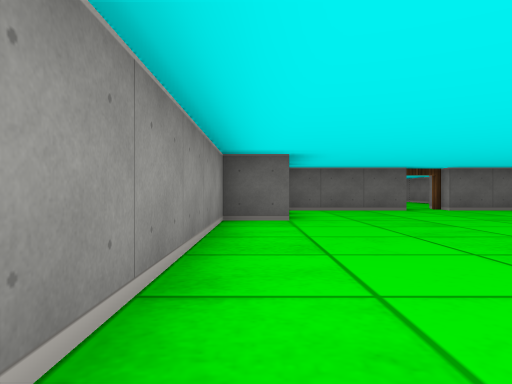
View 1 (above)

24 first-person views from a walk through a cub3D ray-caster map. The camera is about half as high as the walls, looks level and sees 70° across. The floor is counted in squares. Each view is taken from the middle of a square. On the plan, view 1 faces up. The plan holds only what a view shows up to about 9 squares ahead; the rest is blank. The place goes on beyond the plan.

View 2
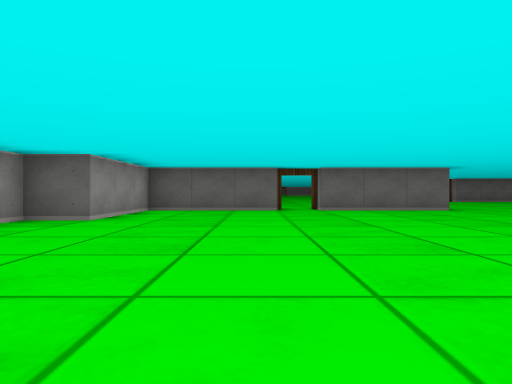

View 3
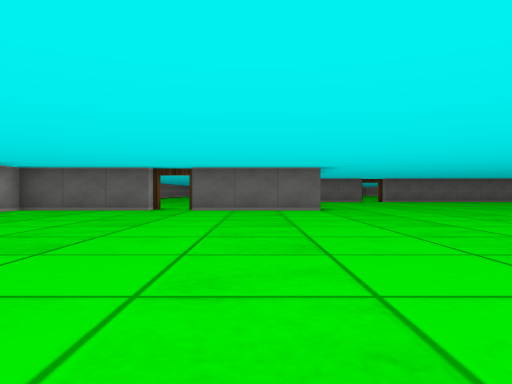

View 4
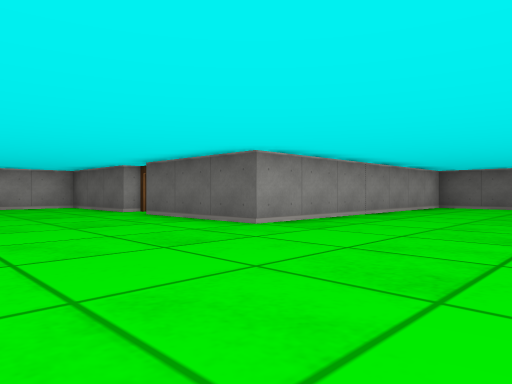

View 5
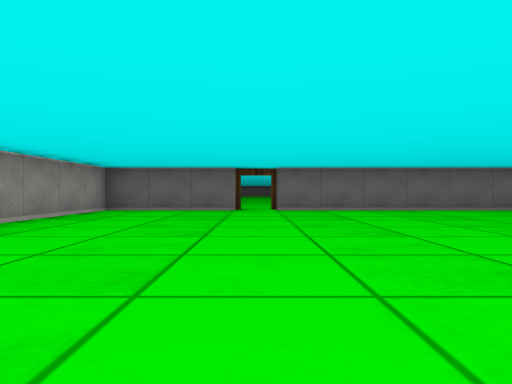

View 6
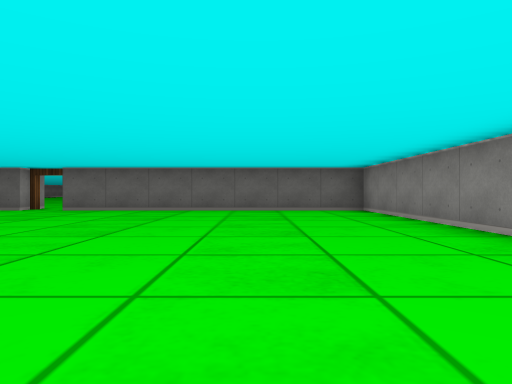

View 7
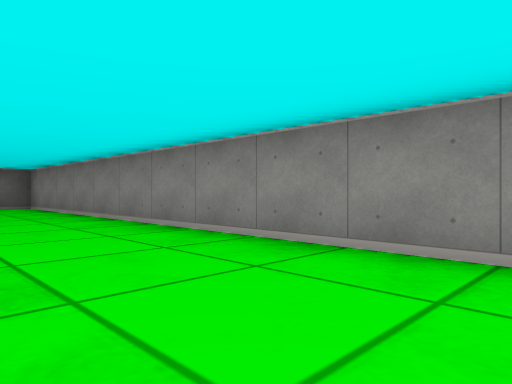

View 8
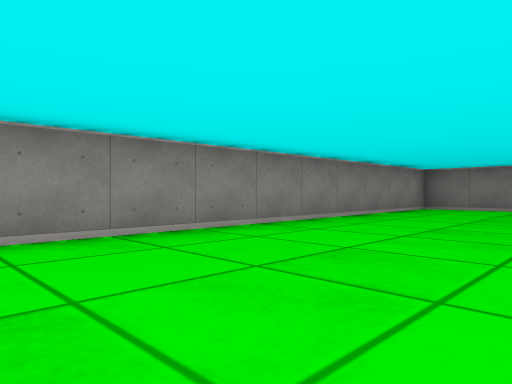

View 9
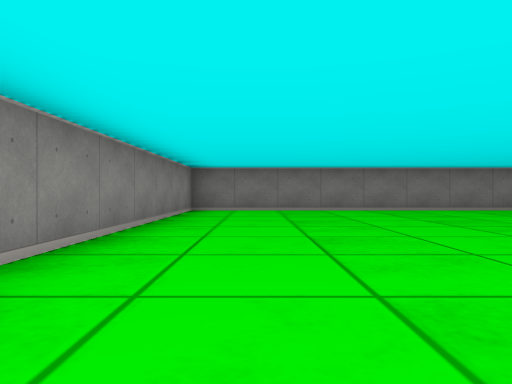

View 10
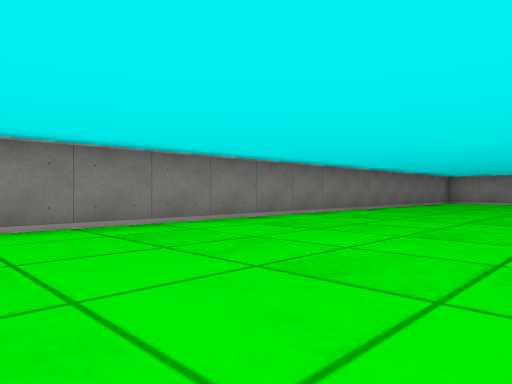

View 11
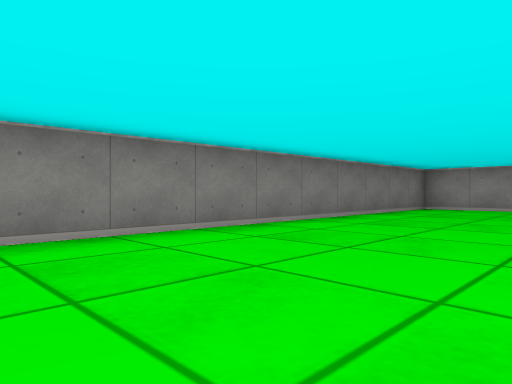

View 12
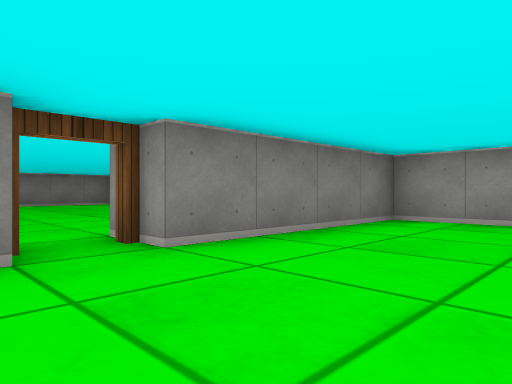

View 13
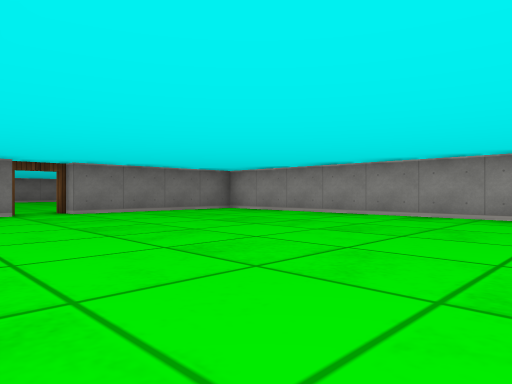

View 14
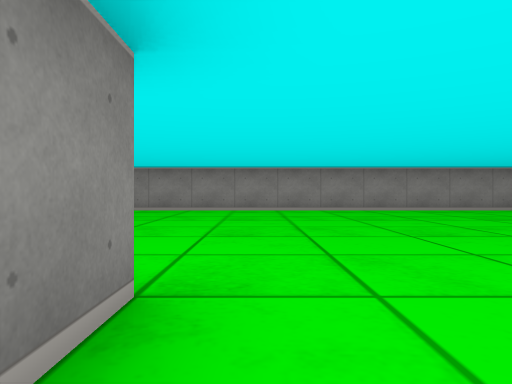

View 15
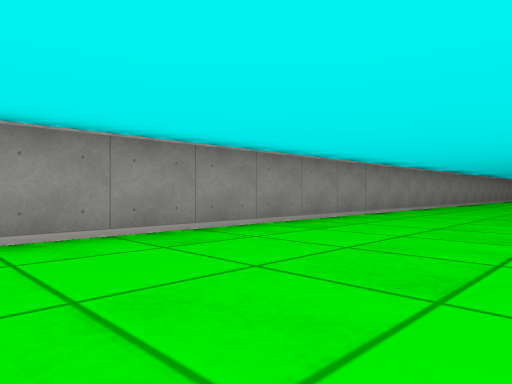

View 16
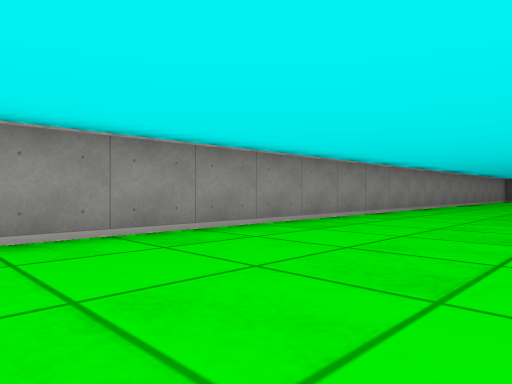

View 17
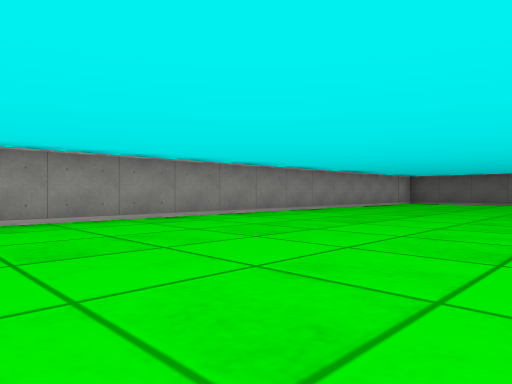

View 18
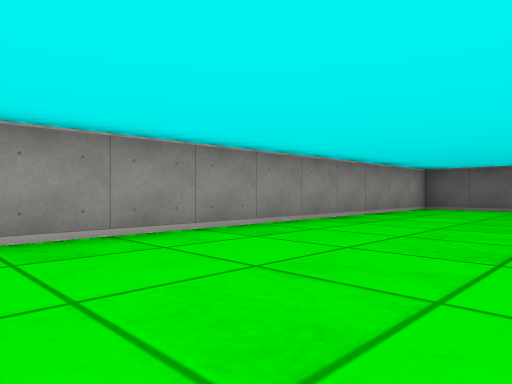

View 19
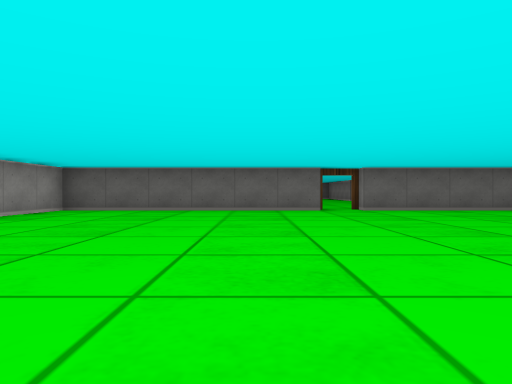

View 20
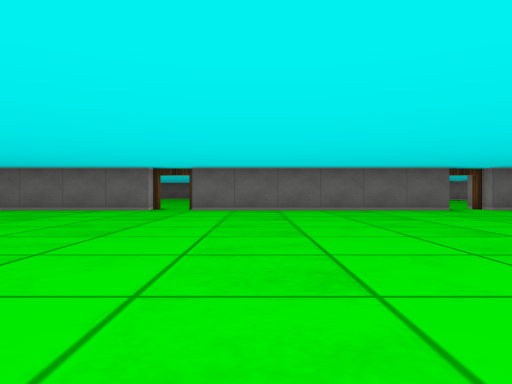

View 21
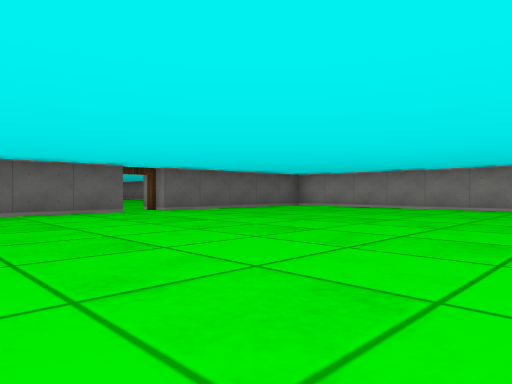

View 22
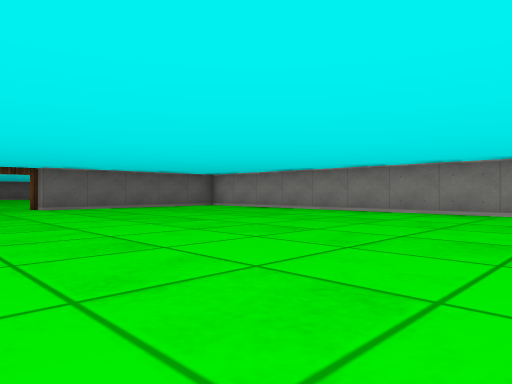

View 23
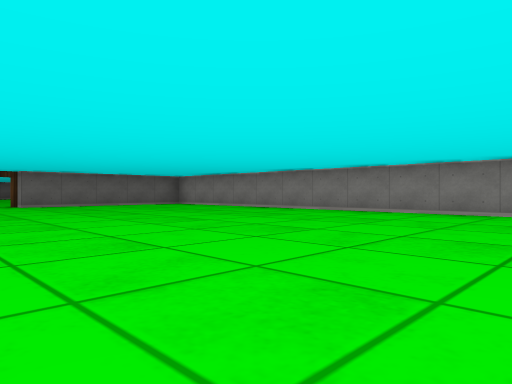

View 24
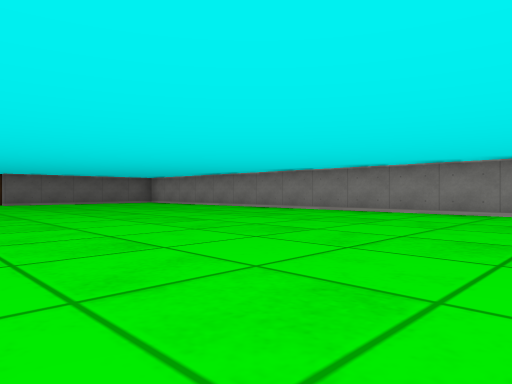

### Floor plan
Points are (right, up) in squares from view 1. A wall is a line through its corners. A room is listed if a view was taken in it or the views show most of it. See-through windows are left out.
Room 1 (views 1, 2, 3, 4, 5, 6, 7, 8, 9, 10, 11)
walls: (3.5, 8.5) (0.5, 8.5) (0.5, 5.5) (-0.5, 5.5) (-0.5, -0.5) (18.5, -0.5) (18.5, 15.5) (11.5, 15.5); (10.5, 15.5) (7.5, 15.5) (7.5, 8.5) (4.5, 8.5)
ways out: open door at (4, 9) to room 2; open door at (11, 16) to room 2
Room 2 (views 12, 13, 14, 15, 16, 17, 18, 19, 20, 21, 22, 23, 24)
walls: (18.5, 29.2) (18.5, 37.2); (6.5, 16.5) (7.4, 16.5); (5.5, 41.5) (-0.5, 41.5) (-0.5, 9.5) (3.5, 9.5); (12.5, 41.5) (6.5, 41.5); (14.2, 41.5) (13.5, 41.5)
ways out: open door at (4, 9) to room 1; open door at (11, 16) to room 1; open door at (6, 42); open door at (13, 42)

Positions as (right, up) in squares from view 1, and headings:
1: (0, 0), facing up
2: (3, 0), facing up
3: (6, 0), facing up
4: (11, 5), facing up-left
5: (11, 7), facing up
6: (16, 7), facing up
7: (16, 5), facing up-right
8: (15, 9), facing down-right
9: (17, 8), facing down
10: (14, 4), facing down-left
11: (9, 3), facing down-left
12: (5, 12), facing down-left
13: (6, 17), facing down-left
14: (8, 17), facing left
15: (3, 19), facing up-left
16: (3, 23), facing up-left
17: (5, 28), facing up-left
18: (3, 32), facing up-left
19: (4, 33), facing up
20: (8, 33), facing up
21: (9, 34), facing up-right
22: (11, 32), facing up-right
23: (11, 30), facing up-right
24: (11, 28), facing up-right
